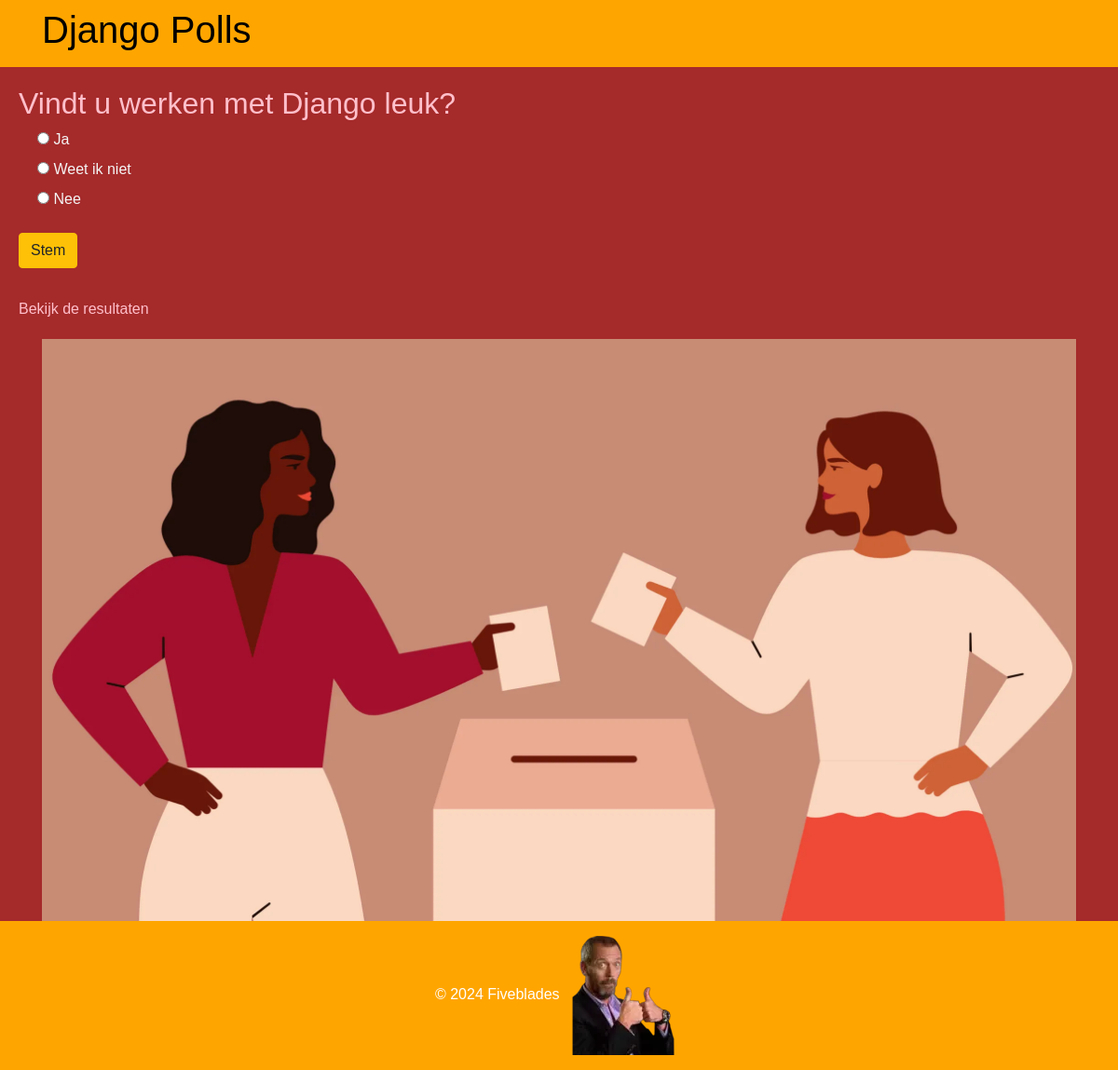
/1/, run on the app's committed database.
### polls/models.py (models this page shows)
class Poll(models.Model):
    question = models.CharField(max_length=200)
    pub_date = models.DateTimeField('date published')
    def was_published_recently(self):
        now = timezone.now()
        return now - datetime.timedelta(days=1) <= self.pub_date <= now
    was_published_recently.admin_order_field = 'pub_date'
    was_published_recently.boolean = True
    was_published_recently.short_description = 'Published recently?'

class Choice(models.Model):
    poll = models.ForeignKey(Poll, on_delete=models.CASCADE)
    choice_text = models.CharField(max_length=100)
    votes = models.IntegerField(default=0)

### polls/views.py (the view)
# urls.py: path('<int:poll_id>/', views.detail, name='detail'),
def detail(request, poll_id):
    poll = get_object_or_404(Poll, pk=poll_id)
    return render(request, 'polls/detail.html', {'poll': poll})

### polls/templates/polls/detail.html (shortened to what this page needs)
{% extends 'polls/base.html' %}
{% block content %}
    <h2>{{ poll.question }}</h2>
    <form action="{% url 'polls:vote' poll.id %}" method="post">
        {% for choice in poll.choice_set.all %}
        <div class="form-check">
            <input type="radio" name="choice" id="choice{{ forloop.counter }}" value="{{ choice.id }}">
            <label for="choice{{ forloop.counter }}">{{ choice.choice_text }}</label><br>
        </div>
        {% endfor %}
        <button type="submit" class="btn btn-warning mb-3">Stem</button>
    </form>
    <a class="link" href="{% url 'polls:results' poll.id %}">Bekijk de resultaten</a>
{% endblock %}

### static/css/stijl.css (style rules this page uses)
body { font-family: Arial, sans-serif; margin: 0; padding: 0; display: flex; flex-direction: column; min-height: 100vh; background-color: brown; }
h2 { color: pink }
form { color: whitesmoke }
.link { color: pink }

### data on the page
Poll: question "Vindt u werken met Django leuk?"
Choice: choice_text "Ja"
Choice: choice_text "Weet ik niet"
Choice: choice_text "Nee"
